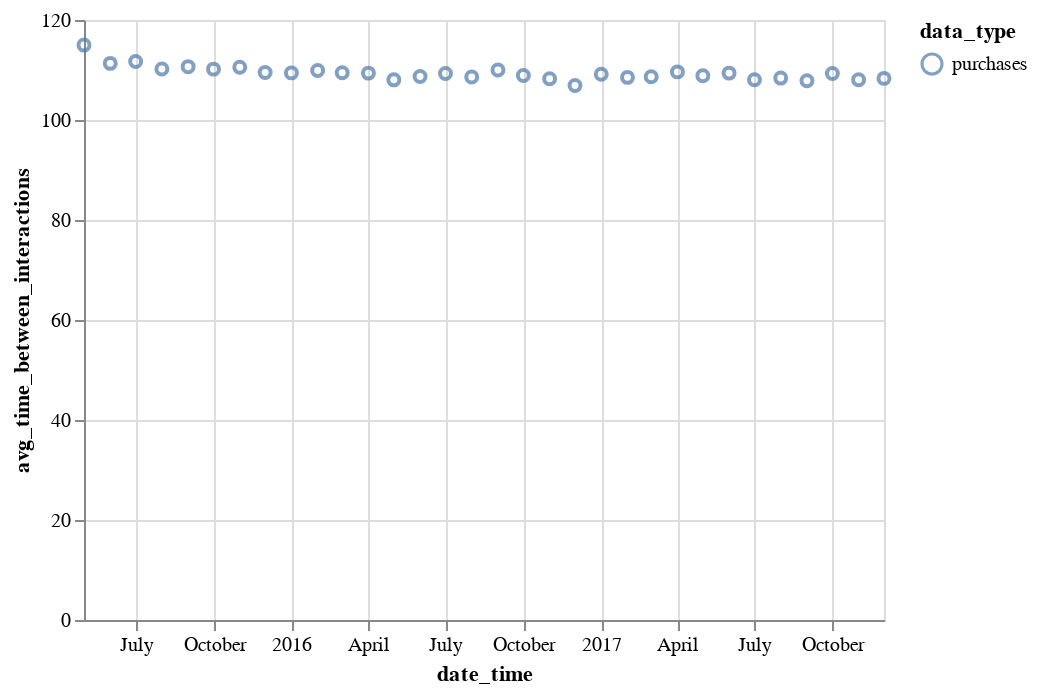

The notebook cell saved with this chart:
### Code cell
purchase_data = my_data[my_data['data_type'] == 'purchases']
alt.Chart(purchase_data).mark_point().encode(
    x ='date_time:T',
    y='avg_time_between_interactions',
    color='data_type'
)

### Figure 1 — Vega-Lite specification as saved in the notebook (floating-point values rounded to 4 significant figures)
{"$schema": "https://vega.github.io/schema/vega-lite/v2.4.3.json", "config": {"view": {"height": 300, "width": 400}}, "data": {"values": [{"Unnamed: 0": 72, "avg_time_between_interactions": 115.0, "change_in_unique_dest": 25, "change_in_unique_source": 2448, "data_amount": 15617, "data_type": "purchases", "date_time": "2015-05-01", "month_yr": "05/2015", "num_unique_dest": 63, "num_unique_source": 4834}, {"Unnamed: 0": 75, "avg_time_between_interactions": 111.3, "change_in_unique_dest": 34, "change_in_unique_source": 7138, "data_amount": 23282, "data_type": "purchases", "date_time": "2015-06-01", "month_yr": "06/2015", "num_unique_dest": 72, "num_unique_source": 10772}, {"Unnamed: 0": 78, "avg_time_between_interactions": 111.7, "change_in_unique_dest": 18, "change_in_unique_source": 9934, "data_amount": 23978, "data_type": "purchases", "date_time": "2015-07-01", "month_yr": "07/2015", "num_unique_dest": 58, "num_unique_source": 13616}, {"Unnamed: 0": 81, "avg_time_between_interactions": 110.2, "change_in_unique_dest": 29, "change_in_unique_source": 11402, "data_amount": 24299, "data_type": "purchases", "date_time": "2015-08-01", "month_yr": "08/2015", "num_unique_dest": 67, "num_unique_source": 15054}, {"Unnamed: 0": 84, "avg_time_between_interactions": 110.7, "change_in_unique_dest": 39, "change_in_unique_source": 11949, "data_amount": 23421, "data_type": "purchases", "date_time": "2015-09-01", "month_yr": "09/2015", "num_unique_dest": 74, "num_unique_source": 15513}, {"Unnamed: 0": 87, "avg_time_between_interactions": 110.2, "change_in_unique_dest": 43, "change_in_unique_source": 13225, "data_amount": 24310, "data_type": "purchases", "date_time": "2015-10-01", "month_yr": "10/2015", "num_unique_dest": 71, "num_unique_source": 16680}, {"Unnamed: 0": 90, "avg_time_between_interactions": 110.6, "change_in_unique_dest": 37, "change_in_unique_source": 13293, "data_amount": 23442, "data_type": "purchases", "date_time": "2015-11-01", "month_yr": "11/2015", "num_unique_dest": 73, "num_unique_source": 16620}, {"Unnamed: 0": 93, "avg_time_between_interactions": 109.5, "change_in_unique_dest": 21, "change_in_unique_source": 14522, "data_amount": 24460, "data_type": "purchases", "date_time": "2015-12-01", "month_yr": "12/2015", "num_unique_dest": 57, "num_unique_source": 17732}, {"Unnamed: 0": 64, "avg_time_between_interactions": 109.4, "change_in_unique_dest": 80, "change_in_unique_source": 18071, "data_amount": 24478, "data_type": "purchases", "date_time": "2016-01-01", "month_yr": "01/2016", "num_unique_dest": 80, "num_unique_source": 18071}, {"Unnamed: 0": 66, "avg_time_between_interactions": 109.9, "change_in_unique_dest": 35, "change_in_unique_source": 13951, "data_amount": 22803, "data_type": "purchases", "date_time": "2016-02-01", "month_yr": "02/2016", "num_unique_dest": 72, "num_unique_source": 17350}, {"Unnamed: 0": 68, "avg_time_between_interactions": 109.4, "change_in_unique_dest": 41, "change_in_unique_source": 15414, "data_amount": 24472, "data_type": "purchases", "date_time": "2016-03-01", "month_yr": "03/2016", "num_unique_dest": 78, "num_unique_source": 18564}, {"Unnamed: 0": 70, "avg_time_between_interactions": 109.4, "change_in_unique_dest": 34, "change_in_unique_source": 14983, "data_amount": 23696, "data_type": "purchases", "date_time": "2016-04-01", "month_yr": "04/2016", "num_unique_dest": 73, "num_unique_source": 18267}, {"Unnamed: 0": 73, "avg_time_between_interactions": 108.0, "change_in_unique_dest": 43, "change_in_unique_source": 16457, "data_amount": 24792, "data_type": "purchases", "date_time": "2016-05-01", "month_yr": "05/2016", "num_unique_dest": 81, "num_unique_source": 19176}, {"Unnamed: 0": 76, "avg_time_between_interactions": 108.7, "change_in_unique_dest": 44, "change_in_unique_source": 14867, "data_amount": 23846, "data_type": "purchases", "date_time": "2016-06-01", "month_yr": "06/2016", "num_unique_dest": 81, "num_unique_source": 18822}, {"Unnamed: 0": 79, "avg_time_between_interactions": 109.3, "change_in_unique_dest": 42, "change_in_unique_source": 15262, "data_amount": 24501, "data_type": "purchases", "date_time": "2016-07-01", "month_yr": "07/2016", "num_unique_dest": 79, "num_unique_source": 19412}, {"Unnamed: 0": 82, "avg_time_between_interactions": 108.6, "change_in_unique_dest": 35, "change_in_unique_source": 15409, "data_amount": 24660, "data_type": "purchases", "date_time": "2016-08-01", "month_yr": "08/2016", "num_unique_dest": 72, "num_unique_source": 19590}, {"Unnamed: 0": 85, "avg_time_between_interactions": 110.0, "change_in_unique_dest": 34, "change_in_unique_source": 15260, "data_amount": 23564, "data_type": "purchases", "date_time": "2016-09-01", "month_yr": "09/2016", "num_unique_dest": 75, "num_unique_source": 19006}, {"Unnamed: 0": 88, "avg_time_between_interactions": 108.9, "change_in_unique_dest": 39, "change_in_unique_source": 16020, "data_amount": 24595, "data_type": "purchases", "date_time": "2016-10-01", "month_yr": "10/2016", "num_unique_dest": 74, "num_unique_source": 19912}, {"Unnamed: 0": 91, "avg_time_between_interactions": 108.3, "change_in_unique_dest": 30, "change_in_unique_source": 15939, "data_amount": 23941, "data_type": "purchases", "date_time": "2016-11-01", "month_yr": "11/2016", "num_unique_dest": 67, "num_unique_source": 19549}, {"Unnamed: 0": 94, "avg_time_between_interactions": 106.9, "change_in_unique_dest": 41, "change_in_unique_source": 16708, "data_amount": 25056, "data_type": "purchases", "date_time": "2016-12-01", "month_yr": "12/2016", "num_unique_dest": 74, "num_unique_source": 20453}, {"Unnamed: 0": 65, "avg_time_between_interactions": 109.2, "change_in_unique_dest": 37, "change_in_unique_source": 16662, "data_amount": 24536, "data_type": "purchases", "date_time": "2017-01-01", "month_yr": "01/2017", "num_unique_dest": 76, "num_unique_source": 20220}, {"Unnamed: 0": 67, "avg_time_between_interactions": 108.5, "change_in_unique_dest": 41, "change_in_unique_source": 15469, "data_amount": 22291, "data_type": "purchases", "date_time": "2017-02-01", "month_yr": "02/2017", "num_unique_dest": 78, "num_unique_source": 18569}, {"Unnamed: 0": 69, "avg_time_between_interactions": 108.6, "change_in_unique_dest": 44, "change_in_unique_source": 16985, "data_amount": 24651, "data_type": "purchases", "date_time": "2017-03-01", "month_yr": "03/2017", "num_unique_dest": 80, "num_unique_source": 20410}, {"Unnamed: 0": 71, "avg_time_between_interactions": 109.6, "change_in_unique_dest": 32, "change_in_unique_source": 16539, "data_amount": 23645, "data_type": "purchases", "date_time": "2017-04-01", "month_yr": "04/2017", "num_unique_dest": 76, "num_unique_source": 19732}, {"Unnamed: 0": 74, "avg_time_between_interactions": 108.9, "change_in_unique_dest": 35, "change_in_unique_source": 17236, "data_amount": 24599, "data_type": "purchases", "date_time": "2017-05-01", "month_yr": "05/2017", "num_unique_dest": 75, "num_unique_source": 20503}, {"Unnamed: 0": 77, "avg_time_between_interactions": 109.4, "change_in_unique_dest": 40, "change_in_unique_source": 16907, "data_amount": 23695, "data_type": "purchases", "date_time": "2017-06-01", "month_yr": "06/2017", "num_unique_dest": 82, "num_unique_source": 19924}, {"Unnamed: 0": 80, "avg_time_between_interactions": 108.1, "change_in_unique_dest": 39, "change_in_unique_source": 17679, "data_amount": 24786, "data_type": "purchases", "date_time": "2017-07-01", "month_yr": "07/2017", "num_unique_dest": 73, "num_unique_source": 20795}, {"Unnamed: 0": 83, "avg_time_between_interactions": 108.4, "change_in_unique_dest": 29, "change_in_unique_source": 17643, "data_amount": 24710, "data_type": "purchases", "date_time": "2017-08-01", "month_yr": "08/2017", "num_unique_dest": 69, "num_unique_source": 20817}, {"Unnamed: 0": 86, "avg_time_between_interactions": 107.8, "change_in_unique_dest": 34, "change_in_unique_source": 17370, "data_amount": 24036, "data_type": "purchases", "date_time": "2017-09-01", "month_yr": "09/2017", "num_unique_dest": 70, "num_unique_source": 20315}, {"Unnamed: 0": 89, "avg_time_between_interactions": 109.3, "change_in_unique_dest": 29, "change_in_unique_source": 17756, "data_amount": 24500, "data_type": "purchases", "date_time": "2017-10-01", "month_yr": "10/2017", "num_unique_dest": 66, "num_unique_source": 20761}, {"Unnamed: 0": 92, "avg_time_between_interactions": 108.0, "change_in_unique_dest": 36, "change_in_unique_source": 17690, "data_amount": 23993, "data_type": "purchases", "date_time": "2017-11-01", "month_yr": "11/2017", "num_unique_dest": 73, "num_unique_source": 20456}, {"Unnamed: 0": 95, "avg_time_between_interactions": 108.3, "change_in_unique_dest": 36, "change_in_unique_source": 17233, "data_amount": 23545, "data_type": "purchases", "date_time": "2017-12-01", "month_yr": "12/2017", "num_unique_dest": 71, "num_unique_source": 20128}]}, "encoding": {"color": {"field": "data_type", "type": "nominal"}, "x": {"field": "date_time", "type": "temporal"}, "y": {"field": "avg_time_between_interactions", "type": "quantitative"}}, "mark": "point"}
